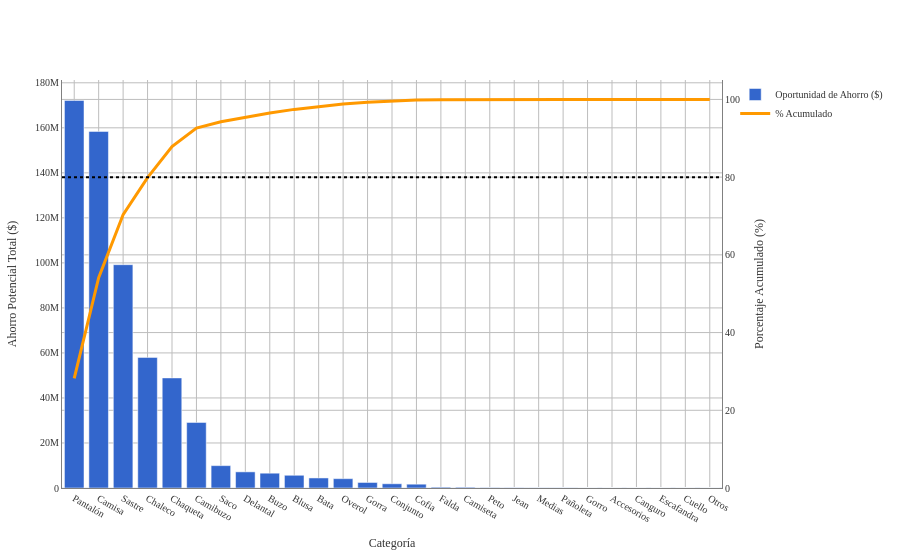

The code cell stored with this chart in its notebook:
### Markdown cell above
### Pareto categorías

### Code cell
df_filtrado_cat = df_costos_fechacom[df_costos_fechacom['Fecha'] >= '2025-03-17'].copy()

# Utilizamos los mismos cálculos de ahorro que ya habiamos hecho anteriormente (Diferencia_Unitaria y Ahorro_Potencial_Total)

group_cols = ['Categoría', 'Cliente', 'Proceso Producción']
df_filtrado_cat['min_val'] = df_filtrado_cat.groupby(group_cols)['OS-Valor Unitario'].transform('min')
df_filtrado_cat['Ahorro_Potencial_Total'] = (df_filtrado_cat['OS-Valor Unitario'] - df_filtrado_cat['min_val']) * df_filtrado_cat['OS-Cantidad']

# Agrupamos por categoría, sumamos el ahorro y traemos el conteo de procesos para tener contexto
df_pareto_cat = df_filtrado_cat.groupby('Categoría').agg({
    'Ahorro_Potencial_Total': 'sum',
    'Valor total OS': 'sum',
    'Proceso Producción': 'nunique' # Cuántos procesos distintos hay en esta categoría
}).reset_index()

# 4. Ordenar y Acumulados
df_pareto_cat = df_pareto_cat.sort_values(by='Ahorro_Potencial_Total', ascending=False)
total_ahorro_cat = df_pareto_cat['Ahorro_Potencial_Total'].sum()
df_pareto_cat['Acumulado'] = (df_pareto_cat['Ahorro_Potencial_Total'].cumsum() / total_ahorro_cat) * 100


fig_cat_ahorro = go.Figure()

fig_cat_ahorro.add_trace(go.Bar(
    x=df_pareto_cat['Categoría'],
    y=df_pareto_cat['Ahorro_Potencial_Total'],
    name='Oportunidad de Ahorro ($)',
    marker_color='#3366CC',
    customdata=df_pareto_cat[['Valor total OS', 'Proceso Producción']],
    hovertemplate=(
        "<b>Categoría: %{x}</b><br>" +
        "Ahorro potencial total: %{y:$,.0f}<br>" +
        "Valor total OS: %{customdata[0]:$,.0f}<br>" +
        "Variedad de Procesos: %{customdata[1]}<extra></extra>"
    )
))

fig_cat_ahorro.add_trace(go.Scatter(
    x=df_pareto_cat['Categoría'],
    y=df_pareto_cat['Acumulado'],
    name='% Acumulado',
    yaxis='y2',
    line=dict(color='#FF9900', width=3),
    hovertemplate="Impacto Acumulado: %{y:.2f}%<extra></extra>"
))

# Layout
fig_cat_ahorro.update_layout(
    xaxis=dict(title='Categoría'),
    yaxis=dict(title='Ahorro Potencial Total ($)'),
    yaxis2=dict(title='Porcentaje Acumulado (%)', overlaying='y', side='right', range=[0, 105]),
    hovermode='x unified',
    template='plotly_white'
)

# Línea del 80%
fig_cat_ahorro.add_shape(type="line", x0=0, x1=1, y0=80, y1=80, yref='y2', xref='paper',
                  line=dict(color="black", width=2, dash="dot"))

fig_cat_ahorro.update_layout(
    # 1. Fondo transparente
    paper_bgcolor='rgba(0,0,0,0)',
    plot_bgcolor='rgba(0,0,0,0)',
    
    # 2. Tipografía Times New Roman
    font=dict(
        family="Times New Roman, Times, serif",
        size=10,
        color="#333333" # Color de letra gris muy oscuro (casi negro)
    ),
    
    # Ajuste opcional de márgenes para que la letra no se corte
    margin=dict(t=80, b=50, l=50, r=50)
)

# 3. Líneas de cuadrícula más oscuras
fig_cat_ahorro.update_xaxes(
    showgrid=True, 
    gridwidth=1, 
    gridcolor='#bdbdbd', # Un gris más marcado (puedes usar 'gray' si lo quieres aún más oscuro)
    linecolor='gray',    # Línea del eje principal en negro
    zeroline=True,        # Mantener la línea del cero...
    zerolinecolor='#d3d3d3', # ...pero usar un gris mucho más suave (LightGrey)
    zerolinewidth=1
)

fig_cat_ahorro.update_yaxes(
    showgrid=True, 
    gridwidth=1, 
    gridcolor='#bdbdbd', 
    linecolor='gray'
)

fig_cat_ahorro.show()

### Figure 1 — Plotly figure (JSON) as saved in the notebook; plotly's stock layout.template omitted (floating-point values rounded to 4 significant figures)
{"data": [{"customdata": [[336100000.0, 5.0], [464300000.0, 5.0], [148200000.0, 2.0], [138900000.0, 5.0], [166500000.0, 4.0], [103900000.0, 4.0], [35790000.0, 1.0], [21410000.0, 5.0], [31370000.0, 4.0], [13370000.0, 2.0], [11360000.0, 3.0], [35540000.0, 4.0], [20340000.0, 5.0], [11270000.0, 2.0], [4229000.0, 2.0], [6732000.0, 1.0], [37700000.0, 4.0], [466400.0, 3.0], [698900.0, 3.0], [875500.0, 1.0], [575000.0, 1.0], [23970000.0, 4.0], [31020000.0, 1.0], [2550000.0, 2.0], [2787000.0, 1.0], [120000.0, 1.0], [592400.0, 2.0]], "hovertemplate": "<b>Categoría: %{x}</b><br>Ahorro potencial total: %{y:$,.0f}<br>Valor total OS: %{customdata[0]:$,.0f}<br>Variedad de Procesos: %{customdata[1]}<extra></extra>", "marker": {"color": "#3366CC"}, "name": "Oportunidad de Ahorro ($)", "type": "bar", "x": ["Pantalón", "Camisa", "Sastre", "Chaleco", "Chaqueta", "Camibuzo", "Saco", "Delantal", "Buzo", "Blusa", "Bata", "Overol", "Gorra", "Conjunto", "Cofia", "Falda", "Camiseta", "Peto", "Jean", "Medias", "Pañoleta", "Gorro", "Accesorios", "Canguro", "Escafandra", "Cuello", "Otros"], "y": [172200000.0, 158400000.0, 99200000.0, 58020000.0, 48910000.0, 29120000.0, 9932000.0, 7172000.0, 6575000.0, 5650000.0, 4460000.0, 4149000.0, 2457000.0, 1873000.0, 1690000.0, 360000.0, 326500.0, 136000.0, 99900.0, 56000.0, 50000.0, 2000.0, 0.0, 0.0, 0.0, 0.0, 0.0]}, {"hovertemplate": "Impacto Acumulado: %{y:.2f}%<extra></extra>", "line": {"color": "#FF9900", "width": 3}, "name": "% Acumulado", "type": "scatter", "x": ["Pantalón", "Camisa", "Sastre", "Chaleco", "Chaqueta", "Camibuzo", "Saco", "Delantal", "Buzo", "Blusa", "Bata", "Overol", "Gorra", "Conjunto", "Cofia", "Falda", "Camiseta", "Peto", "Jean", "Medias", "Pañoleta", "Gorro", "Accesorios", "Canguro", "Escafandra", "Cuello", "Otros"], "y": [28.19, 54.12, 70.36, 79.86, 87.87, 92.63, 94.26, 95.43, 96.51, 97.44, 98.17, 98.85, 99.25, 99.55, 99.83, 99.89, 99.94, 99.97, 99.98, 99.99, 100.0, 100.0, 100.0, 100.0, 100.0, 100.0, 100.0], "yaxis": "y2"}], "layout": {"font": {"color": "#333333", "family": "Times New Roman, Times, serif", "size": 10}, "hovermode": "x unified", "margin": {"b": 50, "l": 50, "r": 50, "t": 80}, "paper_bgcolor": "rgba(0,0,0,0)", "plot_bgcolor": "rgba(0,0,0,0)", "shapes": [{"line": {"color": "black", "dash": "dot", "width": 2}, "type": "line", "x0": 0, "x1": 1, "xref": "paper", "y0": 80, "y1": 80, "yref": "y2"}], "xaxis": {"gridcolor": "#bdbdbd", "gridwidth": 1, "linecolor": "gray", "showgrid": true, "title": {"text": "Categoría"}, "zeroline": true, "zerolinecolor": "#d3d3d3", "zerolinewidth": 1}, "yaxis": {"gridcolor": "#bdbdbd", "gridwidth": 1, "linecolor": "gray", "showgrid": true, "title": {"text": "Ahorro Potencial Total ($)"}}, "yaxis2": {"gridcolor": "#bdbdbd", "gridwidth": 1, "linecolor": "gray", "overlaying": "y", "range": [0, 105], "showgrid": true, "side": "right", "title": {"text": "Porcentaje Acumulado (%)"}}}}
